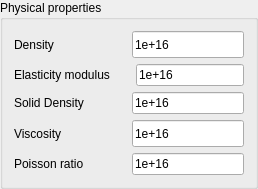
            <widget class="QGroupBox" name="phys_prop_group_box">
             <property name="sizePolicy">
              <sizepolicy hsizetype="Preferred" vsizetype="MinimumExpanding">
               <horstretch>0</horstretch>
               <verstretch>0</verstretch>
              </sizepolicy>
             </property>
             <property name="maximumSize">
              <size>
               <width>16777215</width>
               <height>16777215</height>
              </size>
             </property>
             <property name="title">
              <string>Physical properties</string>
             </property>
             <layout class="QGridLayout" name="gridLayout_51">
              <item row="0" column="0">
               <layout class="QGridLayout" name="gridLayout_46">
                <item row="0" column="0">
                 <layout class="QGridLayout" name="gridLayout_11">
                  <item row="0" column="0">
                   <widget class="QLabel" name="prop_1_txt">
                    <property name="sizePolicy">
                     <sizepolicy hsizetype="Preferred" vsizetype="Fixed">
                      <horstretch>0</horstretch>
                      <verstretch>0</verstretch>
                     </sizepolicy>
                    </property>
                    <property name="minimumSize">
                     <size>
                      <width>0</width>
                      <height>27</height>
                     </size>
                    </property>
                    <property name="text">
                     <string>Density</string>
                    </property>
                   </widget>
                  </item>
                  <item row="0" column="1">
                   <spacer name="horizontalSpacer_32">
                    <property name="orientation">
                     <enum>Qt::Horizontal</enum>
                    </property>
                    <property name="sizeType">
                     <enum>QSizePolicy::Expanding</enum>
                    </property>
                    <property name="sizeHint" stdset="0">
                     <size>
                      <width>20</width>
                      <height>13</height>
                     </size>
                    </property>
                   </spacer>
                  </item>
                 </layout>
                </item>
                <item row="0" column="1">
                 <widget class="QLineEdit" name="prop_1_box">
                  <property name="sizePolicy">
                   <sizepolicy hsizetype="Expanding" vsizetype="Preferred">
                    <horstretch>0</horstretch>
                    <verstretch>0</verstretch>
                   </sizepolicy>
                  </property>
                  <property name="maximumSize">
                   <size>
                    <width>16777215</width>
                    <height>16777215</height>
                   </size>
                  </property>
                  <property name="inputMethodHints">
                   <set>Qt::ImhDigitsOnly</set>
                  </property>
                  <property name="text">
                   <string>1e+16</string>
                  </property>
                 </widget>
                </item>
               </layout>
              </item>
              <item row="1" column="0">
               <layout class="QGridLayout" name="gridLayout_47">
                <item row="0" column="0">
                 <layout class="QGridLayout" name="gridLayout_14">
                  <item row="0" column="0">
                   <widget class="QLabel" name="prop_2_txt">
                    <property name="sizePolicy">
                     <sizepolicy hsizetype="Minimum" vsizetype="Preferred">
                      <horstretch>0</horstretch>
                      <verstretch>0</verstretch>
                     </sizepolicy>
                    </property>
                    <property name="text">
                     <string>Elasticity modulus</string>
                    </property>
                   </widget>
                  </item>
                  <item row="0" column="1">
                   <spacer name="horizontalSpacer_33">
                    <property name="orientation">
                     <enum>Qt::Horizontal</enum>
                    </property>
                    <property name="sizeType">
                     <enum>QSizePolicy::Expanding</enum>
                    </property>
                    <property name="sizeHint" stdset="0">
                     <size>
                      <width>20</width>
                      <height>13</height>
                     </size>
                    </property>
                   </spacer>
                  </item>
                 </layout>
                </item>
                <item row="0" column="1">
                 <widget class="QLineEdit" name="prop_2_box">
                  <property name="sizePolicy">
                   <sizepolicy hsizetype="Expanding" vsizetype="Preferred">
                    <horstretch>0</horstretch>
                    <verstretch>0</verstretch>
                   </sizepolicy>
                  </property>
                  <property name="inputMethodHints">
                   <set>Qt::ImhDigitsOnly</set>
                  </property>
                  <property name="text">
                   <string>1e+16</string>
                  </property>
                 </widget>
                </item>
               </layout>
              </item>
              <item row="2" column="0">
               <layout class="QGridLayout" name="gridLayout_48">
                <item row="0" column="0">
                 <layout class="QGridLayout" name="gridLayout_16">
                  <item row="0" column="0">
                   <widget class="QLabel" name="prop_3_txt">
                    <property name="text">
                     <string>Solid Density</string>
                    </property>
                   </widget>
                  </item>
                  <item row="0" column="1">
                   <spacer name="horizontalSpacer_37">
                    <property name="orientation">
                     <enum>Qt::Horizontal</enum>
                    </property>
                    <property name="sizeType">
                     <enum>QSizePolicy::Expanding</enum>
                    </property>
                    <property name="sizeHint" stdset="0">
                     <size>
                      <width>20</width>
                      <height>13</height>
                     </size>
                    </property>
                   </spacer>
                  </item>
                 </layout>
                </item>
                <item row="0" column="1">
                 <widget class="QLineEdit" name="prop_3_box">
                  <property name="sizePolicy">
                   <sizepolicy hsizetype="Expanding" vsizetype="Preferred">
                    <horstretch>0</horstretch>
                    <verstretch>0</verstretch>
                   </sizepolicy>
                  </property>
                  <property name="inputMethodHints">
                   <set>Qt::ImhDigitsOnly</set>
                  </property>
                  <property name="text">
                   <string>1e+16</string>
                  </property>
                 </widget>
                </item>
               </layout>
              </item>
              <item row="3" column="0">
               <layout class="QGridLayout" name="gridLayout_49">
                <item row="0" column="0">
                 <layout class="QGridLayout" name="gridLayout_44">
                  <item row="0" column="0">
                   <widget class="QLabel" name="prop_4_txt">
                    <property name="sizePolicy">
                     <sizepolicy hsizetype="Preferred" vsizetype="Fixed">
                      <horstretch>0</horstretch>
                      <verstretch>0</verstretch>
                     </sizepolicy>
                    </property>
                    <property name="minimumSize">
                     <size>
                      <width>0</width>
                      <height>27</height>
                     </size>
                    </property>
                    <property name="text">
                     <string>Viscosity</string>
                    </property>
                   </widget>
                  </item>
                  <item row="0" column="1">
                   <spacer name="horizontalSpacer_35">
                    <property name="orientation">
                     <enum>Qt::Horizontal</enum>
                    </property>
                    <property name="sizeType">
                     <enum>QSizePolicy::Expanding</enum>
                    </property>
                    <property name="sizeHint" stdset="0">
                     <size>
                      <width>20</width>
                      <height>13</height>
                     </size>
                    </property>
                   </spacer>
                  </item>
                 </layout>
                </item>
                <item row="0" column="1">
                 <widget class="QLineEdit" name="prop_4_box">
                  <property name="sizePolicy">
                   <sizepolicy hsizetype="Expanding" vsizetype="Preferred">
                    <horstretch>0</horstretch>
                    <verstretch>0</verstretch>
                   </sizepolicy>
                  </property>
                  <property name="inputMethodHints">
                   <set>Qt::ImhDigitsOnly</set>
                  </property>
                  <property name="text">
                   <string>1e+16</string>
                  </property>
                 </widget>
                </item>
               </layout>
              </item>
              <item row="4" column="0">
               <layout class="QGridLayout" name="gridLayout_50">
                <item row="0" column="0">
                 <layout class="QGridLayout" name="gridLayout_45">
                  <item row="0" column="0">
                   <widget class="QLabel" name="prop_5_txt">
                    <property name="text">
                     <string>Poisson ratio</string>
                    </property>
                   </widget>
                  </item>
                  <item row="0" column="1">
                   <spacer name="horizontalSpacer_36">
                    <property name="orientation">
                     <enum>Qt::Horizontal</enum>
                    </property>
                    <property name="sizeType">
                     <enum>QSizePolicy::Expanding</enum>
                    </property>
                    <property name="sizeHint" stdset="0">
                     <size>
                      <width>20</width>
                      <height>13</height>
                     </size>
                    </property>
                   </spacer>
                  </item>
                 </layout>
                </item>
                <item row="0" column="1">
                 <widget class="QLineEdit" name="prop_5_box">
                  <property name="sizePolicy">
                   <sizepolicy hsizetype="Expanding" vsizetype="Preferred">
                    <horstretch>0</horstretch>
                    <verstretch>0</verstretch>
                   </sizepolicy>
                  </property>
                  <property name="inputMethodHints">
                   <set>Qt::ImhDigitsOnly</set>
                  </property>
                  <property name="text">
                   <string>1e+16</string>
                  </property>
                 </widget>
                </item>
               </layout>
              </item>
             </layout>
            </widget>
